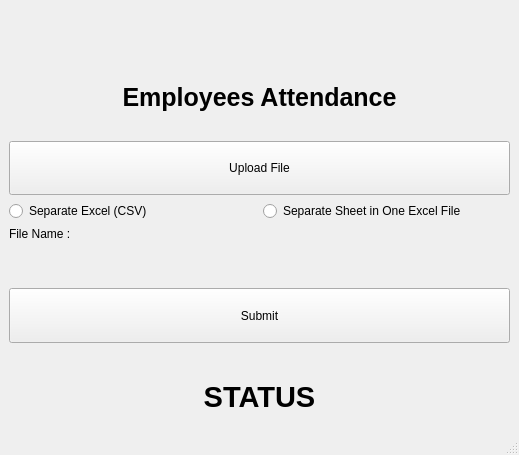
<?xml version="1.0" encoding="UTF-8"?>
<ui version="4.0">
 <class>MainWindow</class>
 <widget class="QMainWindow" name="MainWindow">
  <property name="geometry">
   <rect>
    <x>0</x>
    <y>0</y>
    <width>519</width>
    <height>455</height>
   </rect>
  </property>
  <property name="windowTitle">
   <string>Axiata IT Support</string>
  </property>
  <widget class="QWidget" name="centralwidget">
   <layout class="QHBoxLayout" name="horizontalLayout">
    <item>
     <layout class="QGridLayout" name="gridLayout">
      <item row="3" column="0">
       <widget class="QPushButton" name="uploadBtn">
        <property name="sizePolicy">
         <sizepolicy hsizetype="Preferred" vsizetype="Preferred">
          <horstretch>0</horstretch>
          <verstretch>0</verstretch>
         </sizepolicy>
        </property>
        <property name="text">
         <string>Upload File</string>
        </property>
       </widget>
      </item>
      <item row="2" column="0">
       <spacer name="horizontalSpacer_2">
        <property name="orientation">
         <enum>Qt::Horizontal</enum>
        </property>
        <property name="sizeHint" stdset="0">
         <size>
          <width>20</width>
          <height>10</height>
         </size>
        </property>
       </spacer>
      </item>
      <item row="9" column="0">
       <widget class="QLabel" name="statuslabel">
        <property name="font">
         <font>
          <pointsize>22</pointsize>
          <weight>75</weight>
          <bold>true</bold>
         </font>
        </property>
        <property name="text">
         <string>STATUS</string>
        </property>
        <property name="alignment">
         <set>Qt::AlignCenter</set>
        </property>
       </widget>
      </item>
      <item row="1" column="0">
       <widget class="QLabel" name="label">
        <property name="font">
         <font>
          <pointsize>19</pointsize>
          <weight>75</weight>
          <bold>true</bold>
         </font>
        </property>
        <property name="text">
         <string>Employees Attendance</string>
        </property>
        <property name="alignment">
         <set>Qt::AlignCenter</set>
        </property>
       </widget>
      </item>
      <item row="5" column="0">
       <layout class="QFormLayout" name="formLayout">
        <property name="labelAlignment">
         <set>Qt::AlignRight|Qt::AlignTrailing|Qt::AlignVCenter</set>
        </property>
        <item row="0" column="0">
         <widget class="QLabel" name="file2">
          <property name="text">
           <string>File Name : </string>
          </property>
         </widget>
        </item>
        <item row="0" column="1">
         <widget class="QLabel" name="file">
          <property name="text">
           <string/>
          </property>
         </widget>
        </item>
       </layout>
      </item>
      <item row="8" column="0">
       <spacer name="horizontalSpacer">
        <property name="orientation">
         <enum>Qt::Horizontal</enum>
        </property>
        <property name="sizeHint" stdset="0">
         <size>
          <width>40</width>
          <height>20</height>
         </size>
        </property>
       </spacer>
      </item>
      <item row="0" column="0">
       <layout class="QHBoxLayout" name="horizontalLayout_2">
        <item>
         <widget class="QLabel" name="img1">
          <property name="text">
           <string>&lt;html&gt;&lt;head/&gt;&lt;body&gt;&lt;p&gt;&lt;img src=&quot;:/newPrefix/mesinniaga.png&quot;/&gt;&lt;/p&gt;&lt;/body&gt;&lt;/html&gt;</string>
          </property>
          <property name="alignment">
           <set>Qt::AlignCenter</set>
          </property>
         </widget>
        </item>
       </layout>
      </item>
      <item row="7" column="0">
       <widget class="QPushButton" name="submitBtn">
        <property name="sizePolicy">
         <sizepolicy hsizetype="Preferred" vsizetype="Preferred">
          <horstretch>0</horstretch>
          <verstretch>0</verstretch>
         </sizepolicy>
        </property>
        <property name="text">
         <string>Submit</string>
        </property>
       </widget>
      </item>
      <item row="4" column="0">
       <layout class="QHBoxLayout" name="horizontalLayout_3">
        <item>
         <widget class="QRadioButton" name="radioButton_2">
          <property name="text">
           <string>Separate Excel (CSV)</string>
          </property>
         </widget>
        </item>
        <item>
         <widget class="QRadioButton" name="radioButton">
          <property name="text">
           <string>Separate Sheet in One Excel File</string>
          </property>
         </widget>
        </item>
       </layout>
      </item>
     </layout>
    </item>
   </layout>
  </widget>
  <widget class="QMenuBar" name="menubar">
   <property name="geometry">
    <rect>
     <x>0</x>
     <y>0</y>
     <width>519</width>
     <height>26</height>
    </rect>
   </property>
  </widget>
  <widget class="QStatusBar" name="statusbar"/>
 </widget>
 <resources>
  <include location="picture.qrc"/>
 </resources>
 <connections/>
</ui>
